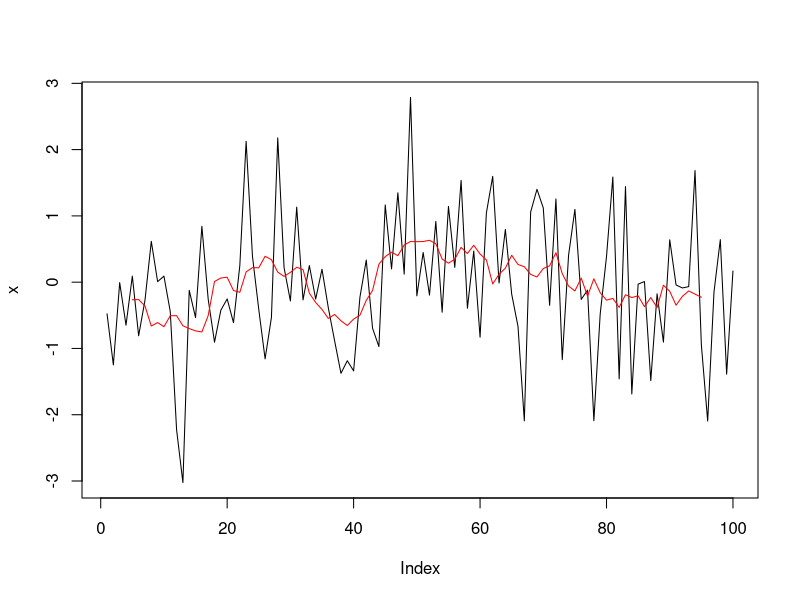

Here is the R script that generated this plot: (Note: this script raises an error after producing the figure.)
## ---- chunk 1
x <- rnorm(100)
xFilt5 <- filter(x, rep(1/10, 10),side=2)
plot(x,type="l")
lines(xFilt5,col="red")
## ---- chunk 2
library(tidyverse)
## ---- chunk 3
xFilt5 <- filter(x, rep(1/5, 5),side=2)
## ---- chunk 4
xFilt10 <- stats::filter(x, rep(1/10, 10),side=2)
plot(x,type="l")
lines(xFilt10,col="darkred",lwd=2)
## ---- chunk 5
citation()

## ---- chunk 6
citation("dplR")
